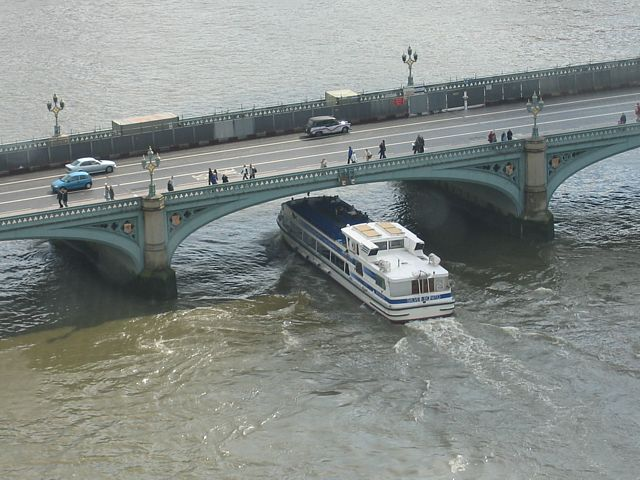
%> input picture boat.png, 640 x 480 px
$ octave Matlabex5.m   (GNU Octave 9; MATLAB toolbox functions it lacks are replaced by stand-ins)
%> lines starting %> are read from the running program, lines starting %| are printed output that depends on the picture; in (x1, y1, x2, y2) boxes, pixels count from 0 and x2, y2 are one past the last pixel; in counts of white or black regions, pixels touching at a corner belong together; the program's own positions count from 1
%% import resouces
I=imread('boat.png');
%> I is the input picture: size 480x640x3 uint8; mean R, G, B 132.7, 138.7, 135.3
Idb=im2double(I);
%% split the image
Ird=im2double(I(:,:,1));
Igd=im2double(I(:,:,2));
Ibd=im2double(I(:,:,3));
Id=im2double(rgb2gray(I));

figure(1), clf, colormap('gray');
subplot(2,2,1); imagesc(Id); axis('off','equal','tight'); colorbar, title('boat');
subplot(2,2,2); imagesc(Ird); axis('off','equal','tight'); colorbar, title('boatr');
subplot(2,2,3); imagesc(Igd); axis('off','equal','tight'); colorbar, title('boatg');
subplot(2,2,4); imagesc(Ibd); axis('off','equal','tight'); colorbar, title('boatb');
%% Intensity Histograms
figure(2), clf;
subplot(2,2,1); histogram(Id,64); title('boat histogram');
subplot(2,2,2); histogram(Ird,64); title('boatr histogram');
subplot(2,2,3); histogram(Igd,64); title('boatg histogram');
subplot(2,2,4); histogram(Ibd,64); title('boatb histogram');
%% split intensity 1
label0=0.68;
label1=0.47;
label2=0.37;
Id1=Id;
Id2=Id;
Id3=Id;
Id4=Id;

Id1(Id1>=label0)=0;
Id2((Id2<label0)&(Id2>=label1))=1;
Id3((Id3<label1)&(Id3>=label2))=2;
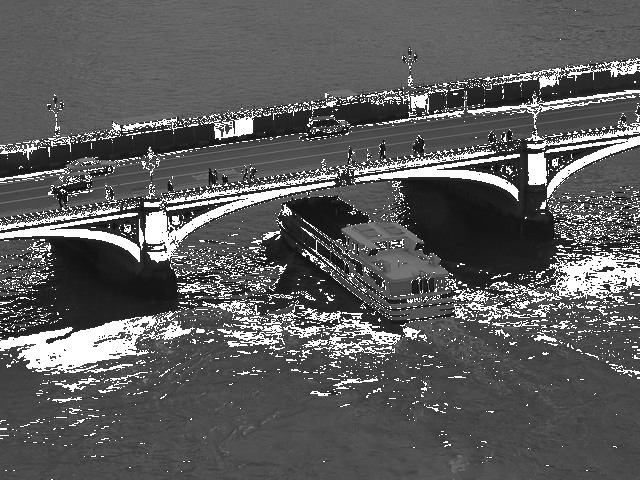
%> Id3: size 480x640 double; min 0.00392, max 2, mean 0.734; drawn with min black and max white
Id4(Id4<label2)=3;

figure(3), clf;
subplot(2,2,1); histogram(Id1); colorbar, title('boat>=0.68');
subplot(2,2,2); histogram(Id2); colorbar, title('0.47<=boat<0.68');
subplot(2,2,3); histogram(Id3); colorbar, title('0.37<=boat<0.47');
subplot(2,2,4); histogram(Id3); colorbar, title('boat<0.37');

figure(4), clf;
subplot(2,2,1); imagesc(Id1); axis('off','equal','tight'); colorbar, title('boat>=0.68');
subplot(2,2,2); imagesc(Id2); axis('off','equal','tight'); colorbar, title('0.47<=boat<0.68');
subplot(2,2,3); imagesc(Id3); axis('off','equal','tight'); colorbar, title('0.37<=boat<0.47');
subplot(2,2,4); imagesc(Id3); axis('off','equal','tight'); colorbar, title('boat<0.37');
%% split intensity 2
label0=0.68;
label1=0.47;
label2=0.37;
Id5=Id;

Id5(Id>=label0)=0;
Id5(Id<0.68 & Id >=0.47)=1;
Id5(Id<0.47 & Id >=0.37)=2;
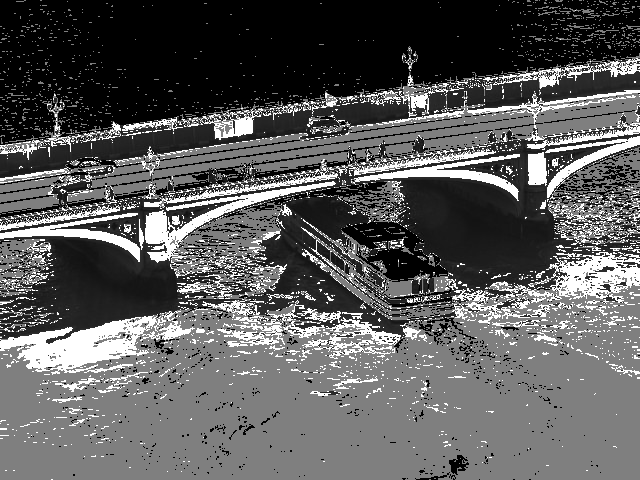
%> Id5: size 480x640 double; min 0, max 2, mean 0.725; drawn with min black and max white
Id5(Id<0.37)=3;

figure(5), clf;
imagesc(Id5); axis('off','equal','tight'); colorbar, title('boat split');
%% answer 1
disp('answer 1')
disp(Id5(92, 91))
%| 0
disp('answer 2')
disp(Id5(286, 279))
%| 3
disp('answer 3')
disp(Id5(292, 299))
%| 2
disp('answer 4')
disp(Id5(451, 352))
%| 1
%% right answer
figure, colormap('default')
Iseg=zeros(size(Id));
Iseg(Id<0.68)=1;
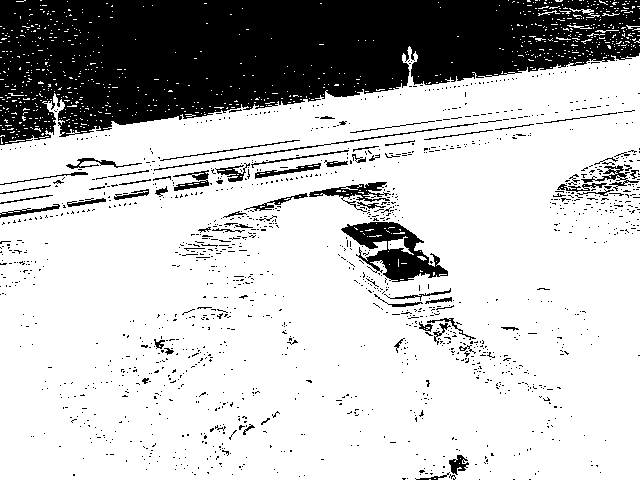
%> Iseg: size 480x640 double; values 0 (black) and 1 (white), 75.9% white; 1420 black regions (1346 under 20 px), largest, box (x1, y1, x2, y2) and area: (0, 0, 640, 145) 60535, (341, 222, 448, 282) 2860, (309, 182, 391, 212) 692
Iseg(Id<0.47)=2;
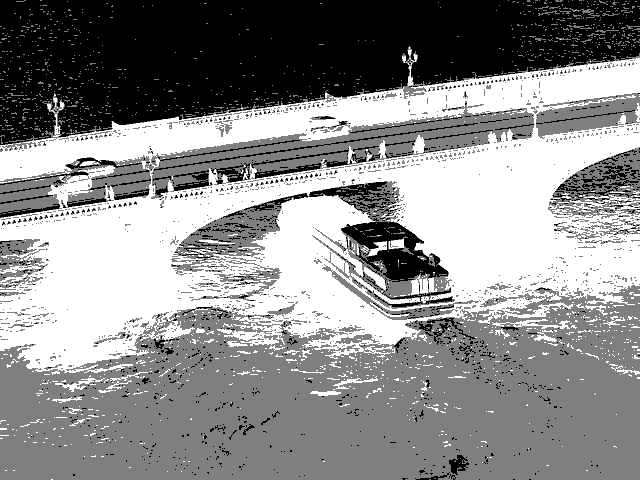
%> Iseg: size 480x640 double; min 0, max 2, mean 1.1; drawn with min black and max white
Iseg(Id<0.37)=3;
imagesc(Iseg); colorbar;
Iseg(92,91)
%> ans = 0
Iseg(286,279)
%> ans = 3
Iseg(292,299)
%> ans = 2
Iseg(451,352)
%> ans = 1
%% Morphological Operations 1
structuring = ones(3,3);
dilationId5 = imdilate(Id5, structuring);
erodeId5 = imerode(Id5, structuring);
openId5 = imopen(Id5, structuring);
closeId5 = imclose(Id5, structuring);
figure(6), clf;
subplot(2,2,1); imagesc(dilationId5); axis('off','equal','tight'); colorbar, title('boat dilate');
subplot(2,2,2); imagesc(erodeId5); axis('off','equal','tight'); colorbar, title('boat erode');
subplot(2,2,3); imagesc(openId5); axis('off','equal','tight'); colorbar, title('boat open');
subplot(2,2,4); imagesc(closeId5); axis('off','equal','tight'); colorbar, title('boat close');
%% Morphological Operations 2
circular = strel('disk',3,0);
dilation1Id5 = imdilate(Id5, circular);
erode1Id5 = imerode(Id5, circular);
open1Id5 = imopen(Id5, circular);
close1Id5 = imclose(Id5, circular);
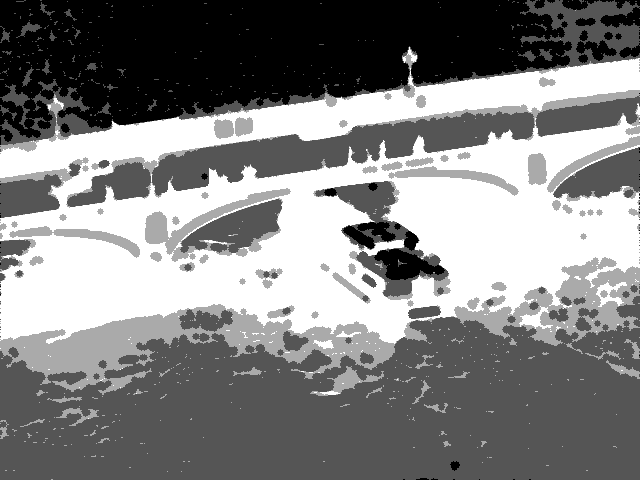
%> close1Id5: size 480x640 double; min 0, max 3, mean 1.53; drawn with min black and max white
figure(6), clf;
subplot(2,2,1); imagesc(dilation1Id5); axis('off','equal','tight'); colorbar, title('boat dilate');
subplot(2,2,2); imagesc(erode1Id5); axis('off','equal','tight'); colorbar, title('boat erode');
subplot(2,2,3); imagesc(open1Id5); axis('off','equal','tight'); colorbar, title('boat open');
subplot(2,2,4); imagesc(close1Id5); axis('off','equal','tight'); colorbar, title('boat close');
%% answer 2
disp('answer 1')
disp(dilation1Id5(220, 1))
%| 3
disp('answer 2')
disp(erode1Id5(220, 1))
%| 0
disp('answer 3')
disp(open1Id5(220, 1))
%| 1
disp('answer 4')
disp(close1Id5(220, 1))
%| 2
%% k-means Clustering1
figure, colormap('default')
Iseg=imsegkmeans(im2single(I),5);
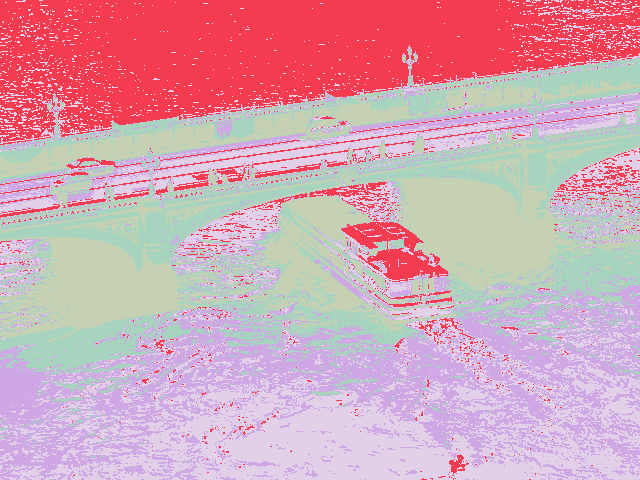
%> Iseg: size 480x640 uint8; 5 distinct labels, from 1 to 5; one colour per label, 0 black
imagesc(Iseg); colorbar; title('k-means Clustering on RGB');
%> after `title('k-means Clustering on RGB')`:
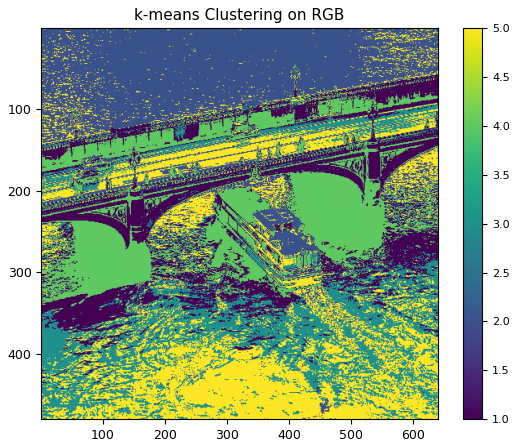
%> figure redrawn from the program's plot data
%% k-means Clustering2
%> (the run ends here)
